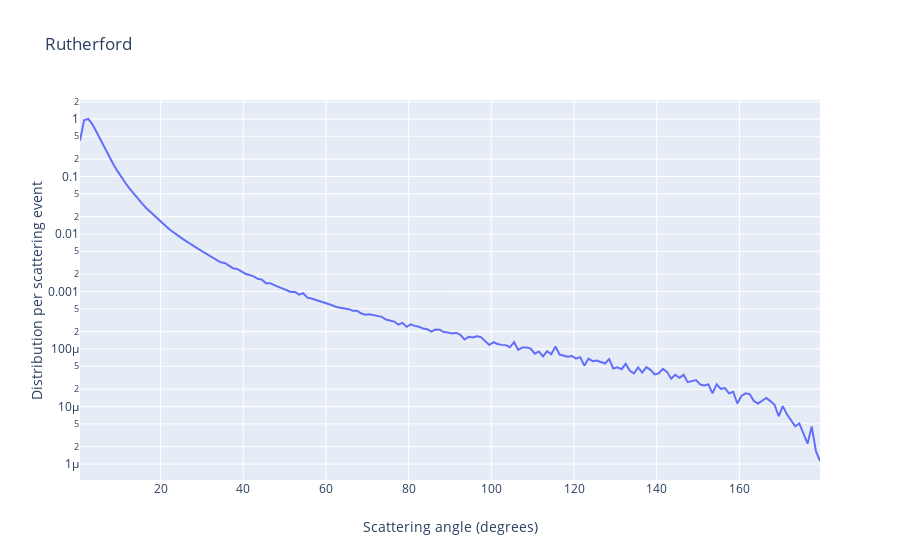

Notebook cell for this chart:
### Markdown cell above
#### Compare this with using equation (1) from Casino[...] part II

### Code cell
rands = np.random.rand(10000000)

histy, histx = np.histogram(np.degrees(theta(E_Al, Z_Al, rands)), bins = 180, range = (0, 180))

t_sample = go.Scatter(
    x = (np.array(histx[:-1]) + np.array(histx[1:]))/2,
    y = histy/max(histy),
)


layout = go.Layout(
    title = 'Rutherford', 

    xaxis=dict(
        title = 'Scattering angle (degrees)'
    ), 
    yaxis=dict(
        type='log',
        title = 'Distribution per scattering event'
    )
)

data = [t_sample]
fig = go.Figure(data=data, layout=layout)

fig.show()

### Figure 1 — Plotly figure (JSON) as saved in the notebook; plotly's stock layout.template omitted (floating-point values rounded to 4 significant figures; data arrays with more than 128 entries replaced by an {"elided": "..."} marker saying what was removed)
{"data": [{"type": "scatter", "x": {"elided": "180 float values"}, "y": {"elided": "180 float values"}}], "layout": {"title": {"text": "Rutherford"}, "xaxis": {"title": {"text": "Scattering angle (degrees)"}}, "yaxis": {"title": {"text": "Distribution per scattering event"}, "type": "log"}}}
